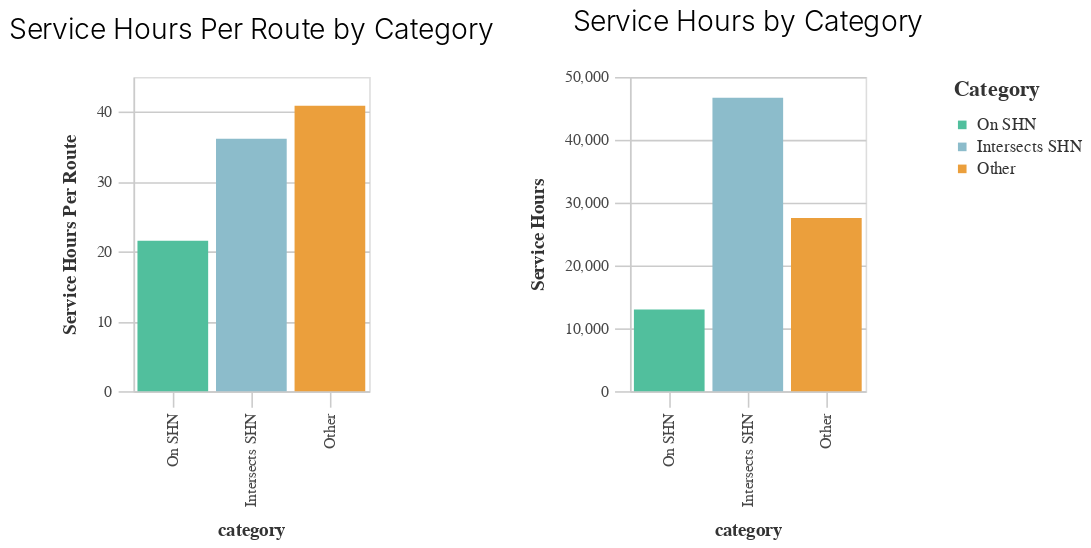

The notebook cell this image was saved under:
### Code cell
# Chart utils
HEIGHT = 200
WIDTH = 150

color_dict = {
    "On SHN": cp.CALITP_CATEGORY_BRIGHT_COLORS[3],
    "Intersects SHN": cp.CALITP_CATEGORY_BRIGHT_COLORS[4],
    "Other": cp.CALITP_CATEGORY_BRIGHT_COLORS[1]
}

def make_bar_by_category(df: pd.DataFrame, x_col: str,
                         y_col: str) -> alt.Chart:
    
    base_bar = report_charts.base_bar(df, x_col = x_col)
    legend_sort_order = ["On SHN", "Intersects SHN", "Other"]
    
    y_title = y_col.replace('_', ' ').title()
    
    chart = base_bar.encode(
        x = alt.X(x_col, sort = legend_sort_order),
        y = alt.Y(f"{y_col}:Q", title = f"{y_title}"),
        color = alt.Color(f"{x_col}:N", title = f"{x_col.title()}",
                          scale = alt.Scale(domain = legend_sort_order,
                              range = list(color_dict.values())))
    )
    
    chart = (chart
             .properties(width = WIDTH, height = HEIGHT, 
                         title= f"{y_title} by Category")
            )
    
    return chart

s1 = make_bar_by_category(summary, x_col = "category", 
                          y_col = "service_hours_per_route")
s2 = make_bar_by_category(summary, x_col = "category", 
                          y_col = "service_hours")

combined = alt.hconcat(s1, s2)
combined = styleguide.apply_chart_config(combined)

combined

### Figure 1 — Vega-Lite specification as saved in the notebook (floating-point values rounded to 4 significant figures)
{"config": {"view": {"continuousWidth": 300, "continuousHeight": 300}, "axis": {"domainColor": "#cbcbcb", "grid": true, "gridColor": "#cbcbcb", "gridWidth": 1, "labelColor": "#474747", "labelFont": "Nunito Sans", "labelFontSize": 10, "labelPadding": 4, "tickColor": "#cbcbcb", "tickSize": 10, "titleColor": "#333", "titleFont": "Raleway", "titleFontSize": 12, "titlePadding": 10}, "axisBand": {"grid": false}, "background": "white", "font": "Raleway", "header": {"labelFont": "Nunito Sans", "titleFont": "Raleway"}, "legend": {"labelColor": "#333", "labelFont": "Nunito Sans", "labelFontSize": 11, "labelLimit": 0, "padding": 1, "symbolSize": 30, "symbolType": "square", "titleColor": "#333", "titleFont": "Raleway", "titleFontSize": 14, "titlePadding": 10}, "title": {"anchor": "middle", "font": "Raleway", "fontSize": 18, "fontWeight": 300, "offset": 20}}, "hconcat": [{"mark": {"type": "bar"}, "encoding": {"color": {"field": "category", "scale": {"domain": ["On SHN", "Intersects SHN", "Other"], "range": ["#51BF9D", "#8CBCCB", "#EB9F3C"]}, "title": "Category", "type": "nominal"}, "x": {"field": "category", "sort": ["On SHN", "Intersects SHN", "Other"], "type": "nominal"}, "y": {"field": "service_hours_per_route", "title": "Service Hours Per Route", "type": "quantitative"}}, "height": 200, "title": "Service Hours Per Route by Category", "width": 150}, {"mark": {"type": "bar"}, "encoding": {"color": {"field": "category", "scale": {"domain": ["On SHN", "Intersects SHN", "Other"], "range": ["#51BF9D", "#8CBCCB", "#EB9F3C"]}, "title": "Category", "type": "nominal"}, "x": {"field": "category", "sort": ["On SHN", "Intersects SHN", "Other"], "type": "nominal"}, "y": {"field": "service_hours", "title": "Service Hours", "type": "quantitative"}}, "height": 200, "title": "Service Hours by Category", "width": 150}], "data": {"name": "data-6aaf946f634310d0836704c756a77328"}, "$schema": "https://vega.github.io/schema/vega-lite/v5.14.1.json", "datasets": {"data-6aaf946f634310d0836704c756a77328": [{"category": "On SHN", "service_hours": 13000.0, "unique_route": 603, "pct_service_hours": 0.149, "pct_unique_route": 0.235, "service_hours_per_route": 21.55}, {"category": "Intersects SHN", "service_hours": 46690.0, "unique_route": 1291, "pct_service_hours": 0.535, "pct_unique_route": 0.503, "service_hours_per_route": 36.17}, {"category": "Other", "service_hours": 27550.0, "unique_route": 674, "pct_service_hours": 0.316, "pct_unique_route": 0.262, "service_hours_per_route": 40.88}]}}
